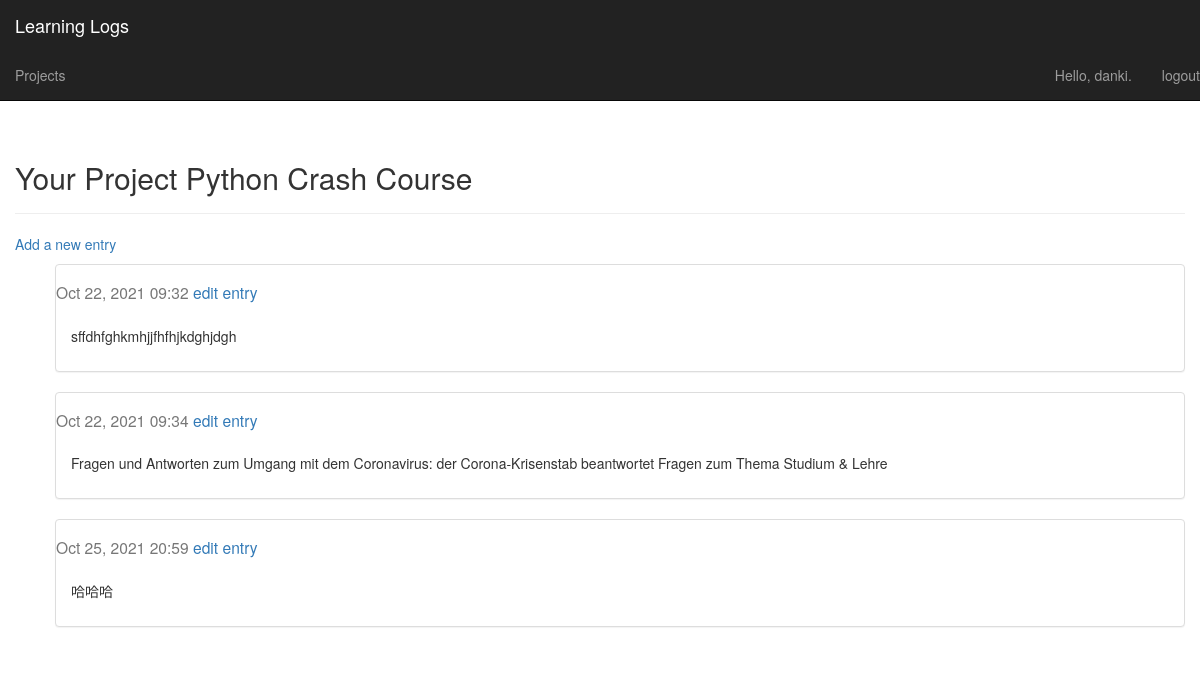
The page /projects/1/ (signed in) on the database as committed earlier.
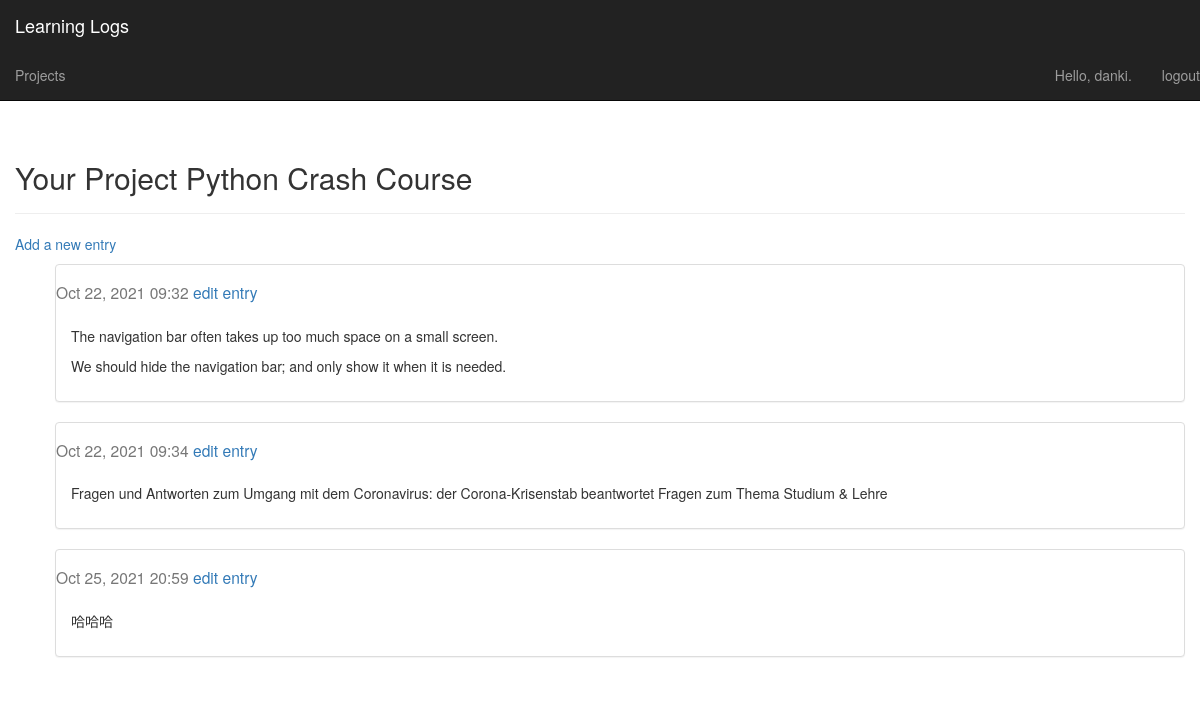
The same page on the database as committed later.
### learning_logs/models.py (models this page shows, shortened)
class Entry(models.Model):
    project = models.ForeignKey(Project,
                                on_delete=models.CASCADE)
    entry_name = models.TextField()
    date_added = models.DateTimeField(auto_now_add=True)
    class Meta:
        verbose_name_plural = 'entries'

### learning_logs/views.py (the view)
# urls.py: url(r'^projects/(?P<project_id>\d+)/$', views.project, name='project'),
@login_required
def project(request, project_id):
    print("http reponse from project function")
    project = Project.objects.get(id=project_id)
    if project.owner != request.user:
        raise Http404
    entries = project.entry_set.order_by('date_added')
    context = {'project': project,
               'entries': entries}
    return render(request, 'learning_logs/project.html', context)

### learning_logs/models.py (called while the page is built)
    def __str__(self):
        return self.project_name

### learning_logs/templates/learning_logs/project.html
{% extends "learning_logs/base.html" %}
{% load bootstrap3 %}
{% block header %}
    <h2>Your Project {{project}}</h2>
{% endblock header %}
{% block content %}
    <p>
        <a href="{% url 'learning_logs:new_entry' project.id%}">
            Add a new entry
        </a>
    </p>
    <ul>
        {% for entry in entries %}
        <div class="panel panel-default">
            <div class="panel-headning">
                <h3>
                    <small>
                        {{entry.date_added|date:'M d, Y H:i'}}
                    <a href="{% url 'learning_logs:edit_entry' entry.id%}">
                        edit entry
                    </a>
                    </small>
                </h3>
            </div>
            <div class="panel-body">
                {{entry.entry_name|linebreaks}}
            </div>
        </div>
        {% empty %}
        There are no entries to this project yet.
        {% endfor %}
    </ul>
{% endblock content %}

Rows that differ between the two databases and show on the page:
changed Entry: entry_name "sffdhfghkmhjjfhfhjkdghjdgh" → "The navigation bar often takes up too much space on a small screen. We should hide the navigation bar; and only show it when it is needed."
